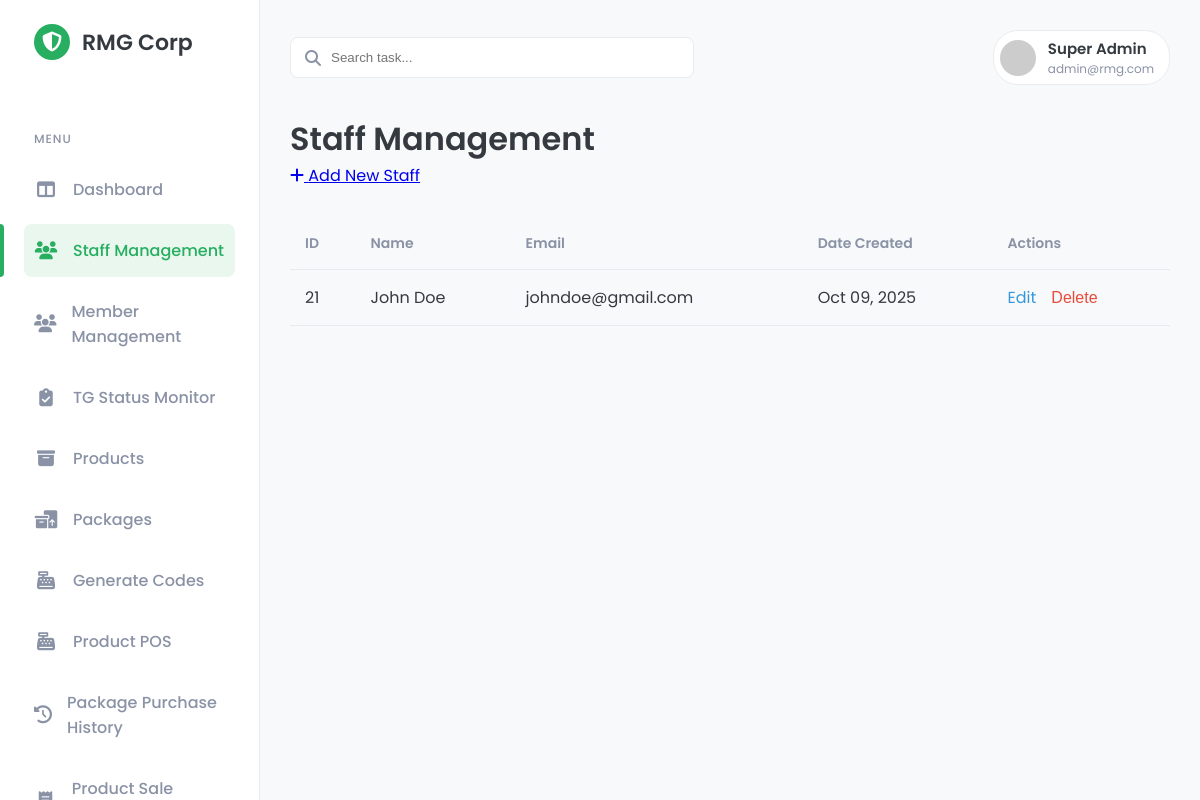
Screenshot of /public/admin/staff_management.php (signed in) with the database file from the repository.
### tables this page shows
CREATE TABLE `users` (
  `id` bigint(20) UNSIGNED NOT NULL,
  `name` varchar(255) NOT NULL,
  `email` varchar(255) NOT NULL,
  `username` varchar(50) DEFAULT NULL,
  `rank` varchar(50) NOT NULL DEFAULT 'Member',
  `account_type` varchar(50) NOT NULL DEFAULT 'Standard',
  `is_active` tinyint(1) NOT NULL DEFAULT 1,
  `is_tg_member` tinyint(1) NOT NULL DEFAULT 0,
  `total_pairs_earned` int(11) NOT NULL DEFAULT 0,
  `password` varchar(255) NOT NULL,
  `role` enum('admin','staff','member') NOT NULL,
  `created_at` timestamp NULL DEFAULT current_timestamp(),
  `updated_at` timestamp NULL DEFAULT current_timestamp() ON UPDATE current_timestamp()
);

### public/admin/staff_management.php (the view, shortened to what this page needs)
<?php
require_once '../../src/templates/admin_header.php';
require_once '../../src/includes/db_connect.php';
?>
<div class="content-header">
    <h2>Staff Management</h2>
    <a href="staff_add.php" class="btn btn-primary"><i class="fa-solid fa-plus"></i> Add New Staff</a>
</div>
<div class="card">
    <table>
        <thead>
            <tr>
                <th>ID</th>
                <th>Name</th>
                <th>Email</th>
                <th>Date Created</th>
                <th>Actions</th>
            </tr>
        </thead>
        <tbody>
    <?php
    $sql = "SELECT id, name, email, created_at FROM users WHERE role = 'staff' ORDER BY id DESC";
    $result = $mysqli->query($sql);
    if ($result && $result->num_rows > 0) {
        while ($staff = $result->fetch_assoc()) {
            echo "<tr>";
            echo "<td>" . htmlspecialchars($staff['id']) . "</td>";
            echo "<td>" . htmlspecialchars($staff['name']) . "</td>";
            echo "<td>" . htmlspecialchars($staff['email']) . "</td>";
            echo "<td>" . htmlspecialchars(date('M d, Y', strtotime($staff['created_at']))) . "</td>";
            echo '<td>';
            echo '<a href="staff_edit.php?id=' . $staff['id'] . '" style="color: #3498db; text-decoration: none; margin-right: 15px;">Edit</a>';
            echo '<form action="staff_handle_delete.php" method="POST" style="display: inline;" onsubmit="return confirm(\'Are you sure you want to delete this staff member?\');">';
            echo '<button type="submit" style="background: none; border: none; color: #e74c3c; cursor: pointer; padding: 0; font-size: inherit;">Delete</button>';
            echo '</form>';
            echo '</td>';
            echo "</tr>";
        }
    } else {
        echo '<tr><td colspan="5" class="no-staff">No staff members found. Click "Add New Staff" to begin.</td></tr>';
    }
    ?>
</tbody>
    </table>
</div>
<?php
require_once '../../src/templates/admin_footer.php';
?>

### public/css/admin_style.css (style rules this page uses)
:root { --primary-color: #27ae60; --primary-color-light: #e9f7ef; --secondary-color: #2c3e50; --background-color: #f8f9fa; --card-bg: #ffffff; --text-color: #343a40; --text-muted: #8a92a6; --border-color: #e9ecef; --shadow: 0 4px 12px rgba(0, 0, 0, 0.05); }
body { font-family: 'Poppins', sans-serif; margin: 0; background-color: var(--background-color); color: var(--text-color); font-size: 16px; }
.content-header { margin-bottom: 30px; }
.content-header h2 { margin: 0; font-size: 32px; font-weight: 600; }

### public/admin/staff_management.php (style rules this page uses)
table { width: 100%; border-collapse: collapse; }
th, td { border-bottom: 1px solid var(--border-color); padding: 15px; text-align: left; }
th { font-weight: 600; font-size: 14px; color: var(--text-muted); }

### rows the page displays
users: id "21", name "John Doe", email "johndoe@gmail.com", created_at "Oct 09, 2025"

### other values shown
$_SESSION['user_name'] "Super Admin"
